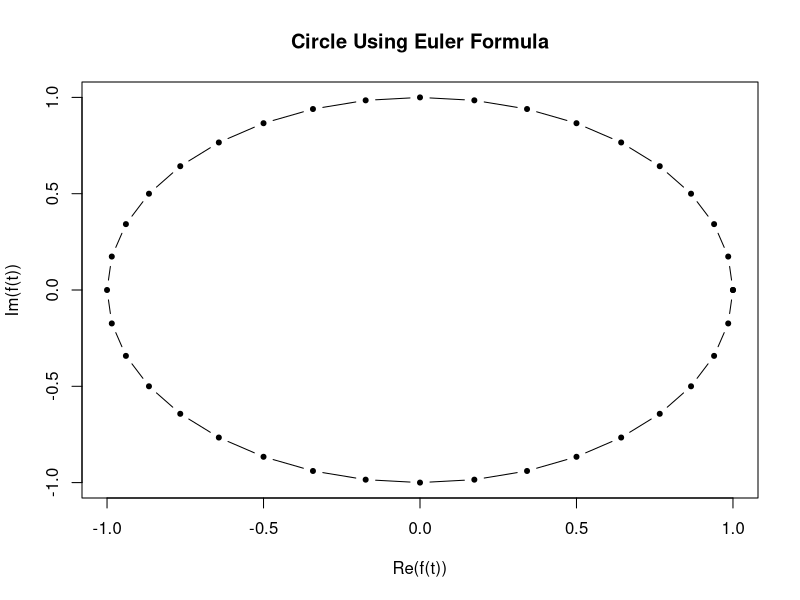
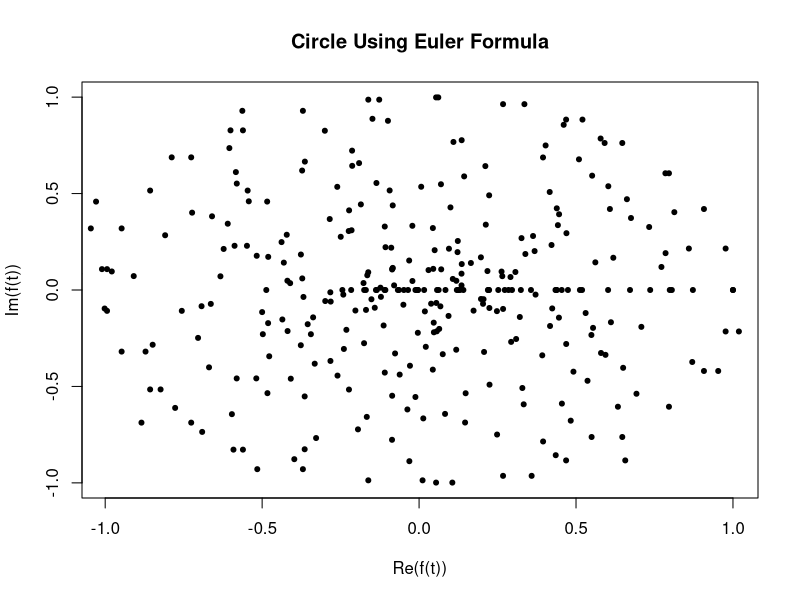
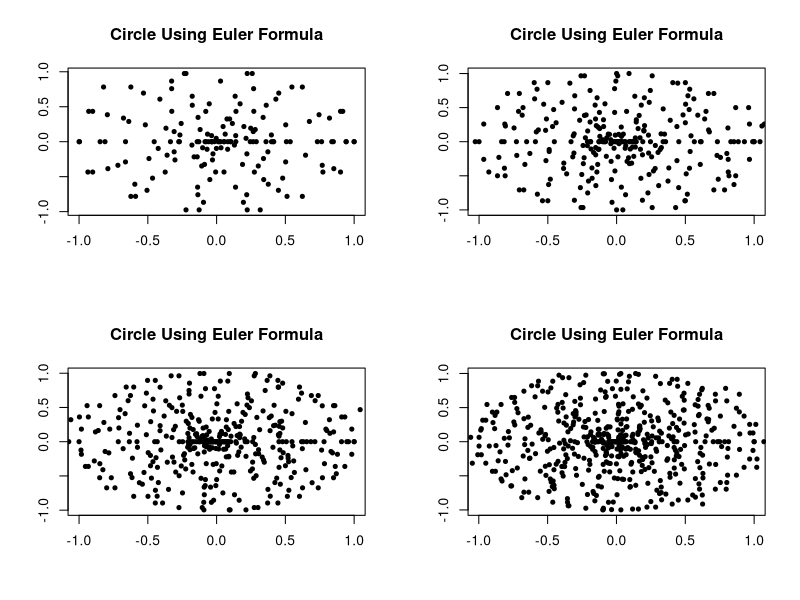
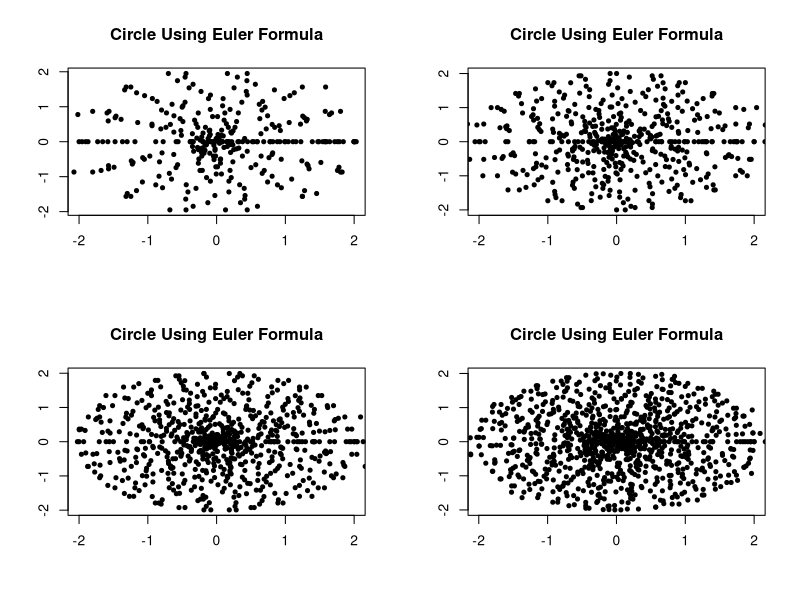

Reproduce these figures in R, in order. (Note: this script raises an error after producing the figures.)
library(ggplot2)

## Euler formula
# It's easier to draw circles using this formula, since we need to change 
# parameters only once. 

f <- function(t) exp(1i*t)
t <- seq(0,360, 10)*pi/180
plot(f(t), type="b", pch=20, main = "Circle Using Euler Formula")

## Change radius
# rnorm is used to scatter points from circumference. 
# f(t) multiplied by r makes circles of different radiuses. 
# n controls how many points are plotted. To make a denser plot, we need
# higher values of n. 


n <- 30
f <- function(t) exp(1i*t)  # makes a unit circle
t <- seq(0,360, length.out = n)*pi/180
plot(f(t), type="p", pch=20, main = "Circle Using Euler Formula")
r <- seq(0,1, length.out = 10)
for (i in r){
  points(f(t)*i+rnorm(n=n, mean = 0, sd = 0.15), pch=20)
}

## If we change values of n, we get plots with differing densities.
# Let's automate it with another for loop.

par(mfrow=c(2,2))
for (n in c(15, 25, 35, 50)){
  t <- seq(0, 360, length.out = n)*pi/180
  plot(exp(1i*t), type="p", pch=20, 
       main = "Circle Using Euler Formula",
       xlab = "", ylab = "")
  r <- seq(0,1, length.out = 10)
  for (i in r){
    points(exp(1i*t)*i+rnorm(n=n, mean = 0, sd = 0.1), pch=20)
  }
}

## Now let's put his inside a function
# Both radius (r) and number of points (n) would be used as arguments.
# Also  use sd (for scattering) as an argument. 

# nplots: length of npoints; must be a square number, like 1, 4, 9, or 16. 
# npoints: number of points to plot; a vector 
# r1: radius of smallest circle
# r2: radius of largest circle
# ncircle: number of circles
# sd: deviation from circumference

sketch_circle <- function(npoints=c(15, 25, 35, 50), 
                          r1=0, r2=1, ncircle=20, sd=0.1){
  nplots = length(npoints) 
  par(mfrow=c(sqrt(nplots), sqrt(nplots)))
  for (n in npoints){
    t <- seq(0, 360, length.out = n)*pi/180
    plot(exp(1i*t)*r2, type="p", pch=20, 
         main = "Circle Using Euler Formula",
         xlab = "", ylab = "")
    r <- seq(r1, r2, length.out = ncircle)
    for (i in r){
      points(exp(1i*t)*i+rnorm(n=n, mean = 0, sd = sd), pch=20)
    }
  }
}

sketch_circle(sd=0.15, r2=2, ncircle = 20)

# For more updates refer to sketch_circle

# Using ggplot2

circleFun <- function(center = c(0,0),radius = 1, npoints = 100){
  r = radius
  tt <- seq(0,2*pi,length.out = npoints)
  xx <- center[1] + r * cos(tt)
  yy <- center[2] + r * sin(tt)
  dat <- data.frame(x = xx, y = yy)
  ggplot(dat,aes(x,y, color  = "red")) + geom_path()+
  theme_bw()+
    theme(legend.position = "none")
}

dat <- circleFun(c(1,-1),2.3,npoints = 100)
#geom_path will do open circles, geom_polygon will do filled circles
ggplot(dat,aes(x,y)) + geom_path()

